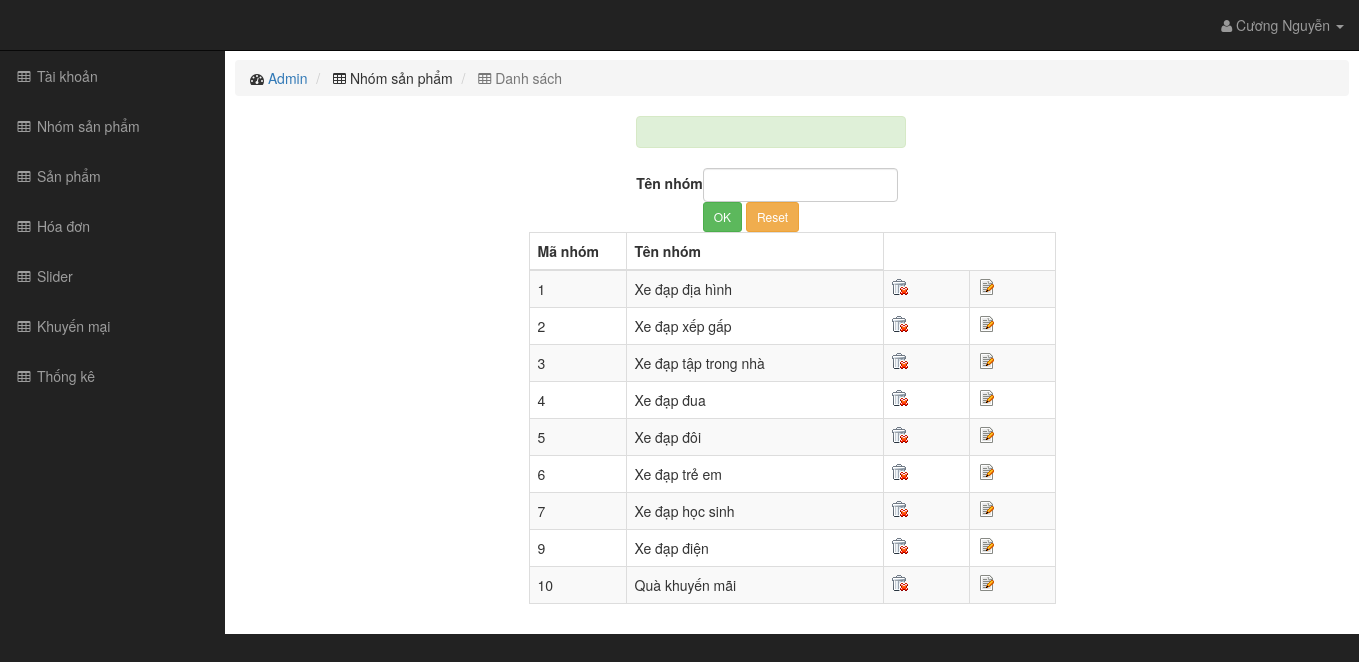
Page /admin/nhomsanpham.php (signed in) on the committed database.
### tables this page shows
CREATE TABLE `nhomsanpham` (
  `manhom` int(11) UNSIGNED NOT NULL,
  `tennhom` text NOT NULL
);

### admin/nhomsanpham.php (the view, shortened to what this page needs)
<!DOCTYPE html>
<html lang="en">
<head>
    <link href="/xedap/css/bootstrap.min.css" rel="stylesheet">
    <link href="/xedap/css/sb-admin.css" rel="stylesheet">
    <link href="/xedap/font-awesome/css/font-awesome.min.css" rel="stylesheet" type="text/css">
</head>
<body>
    <div id="wrapper">
        <?php
		require_once 'menu.php';
		?>
        <div id="page-wrapper">
            <div class="container-fluid">
                <div class="row">
                    <div>
                        <ol class="breadcrumb">
                            <li>
                                <i class="fa fa-dashboard"></i>  <a href="index.html">Admin</a>
                            </li>
                            <li>
                                <i class="fa fa-table"></i> Nhóm sản phẩm
                            </li>
							<li class="active">
                                <i class="fa fa-table"></i> Danh sách
                            </li>
                        </ol>
                    </div>
                </div>
				<div class="row">
					<div class="col-md-10 col-md-offset-4">
						<div class="col-lg-4">
							<div class="alert alert-success" id="alert-success-top" ></div>
							<form role="form">
								<table>
									<tr>
										<td><label>Tên nhóm</label></td>
										<td><input type="text" id="tennhom" class="form-control"></td>
									</tr>
									<tr>
										<td></td>
										<td><button type="button" class="btn btn-sm btn-success" onclick="add()">OK</button>
										<button type="reset" class="btn btn-sm btn-warning">Reset</button></td>
									</tr>
								</table>
							</form>
						</div>
					</div>
				</div>
                <div class="row">
                    <div class="col-lg-6 col-md-offset-3">
                        <div class="table-responsive">
                            <table class="table table-bordered table-hover table-striped">
                                <thead>
                                    <tr>
                                        <th class="col-md-1">Mã nhóm</th>
                                        <th class="col-md-3">Tên nhóm</th>
                                    </tr>
                                </thead>
                                <tbody>
                                    <?php
									$db=new DB_Connect();
									$conn=$db->connect();
									$result = mysqli_query($conn, 'select count(manhom) as total from nhomsanpham');
									$row = mysqli_fetch_assoc($result);
									$total_records = $row['total'];
									$config = array(
										'current_page'  => isset($_GET['page']) ? $_GET['page'] : 1,
										'total_record'  => $total_records,
										'limit'         => 10,
										'link_full'     => 'nhomsanpham.php?page={page}',
										'link_first'    => 'nhomsanpham.php',
										'range'         => 10
									);
									$paging = new Pagination();
									$paging->init($config);
									$start=$paging->_config['start'];
									$limit=$paging->_config['limit'];
									$sql="select manhom,tennhom from nhomsanpham limit $start,$limit";
									$result=$conn->query($sql);
									while($row=mysqli_fetch_assoc($result))
									{
									echo '
                                    <tr>
                                        <td class="col-md-1">'.$row['manhom'].'</td>
                                        <td class="col-md-3">'.$row['tennhom'].'</td>
										<td class="col-md-1"><input type="image" src="/xedap/images/icons/del.gif" onclick="del('.$row['manhom'].')"/></td>
										<td class="col-md-1"><input type="image" src="/xedap/images/icons/edit.png" onclick="edit('.$row['manhom'].')"/></td>
                                    </tr>';
									}
									?>
                                </tbody>
                            </table>
                        </div>
                    </div>
                </div>
            </div>
        </div>
    </div>
</body>
</html>

### css/sb-admin.css (style rules this page uses)
body { margin-top: 100px; background-color: #222; }
@media (min-width:768px) { body { margin-top: 50px; } }
#wrapper { padding-left: 0; }
#page-wrapper { width: 100%; padding: 0; background-color: #fff; }
@media (min-width:768px) { #wrapper { padding-left: 225px; } }
@media (min-width:768px) { #page-wrapper { padding: 10px; } }

### rows in the picture
nhomsanpham: manhom "1", tennhom "Xe đạp địa hình"
nhomsanpham: manhom "2", tennhom "Xe đạp xếp gấp"
nhomsanpham: manhom "3", tennhom "Xe đạp tập trong nhà"
nhomsanpham: manhom "4", tennhom "Xe đạp đua"
nhomsanpham: manhom "5", tennhom "Xe đạp đôi"
nhomsanpham: manhom "6", tennhom "Xe đạp trẻ em"
nhomsanpham: manhom "7", tennhom "Xe đạp học sinh"
nhomsanpham: manhom "9", tennhom "Xe đạp điện"
nhomsanpham: manhom "10", tennhom "Quà khuyến mãi"

### other values in the picture
$_SESSION['adminName'] "Cương Nguyễn"
